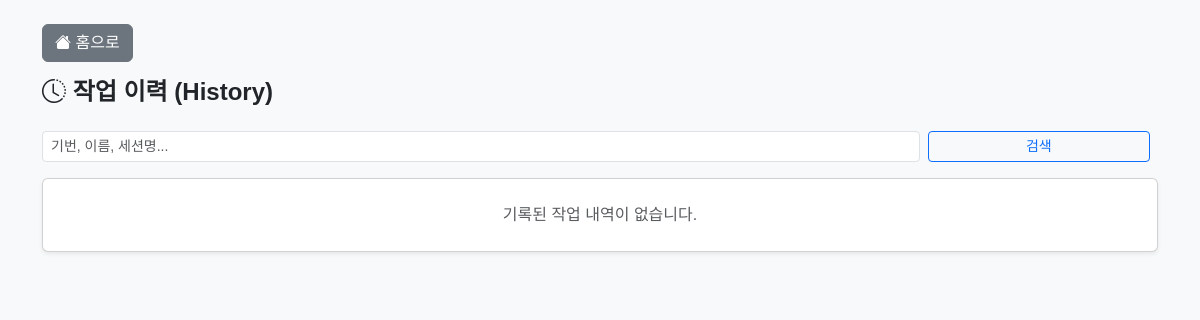
Before: /history/ with the older database file.
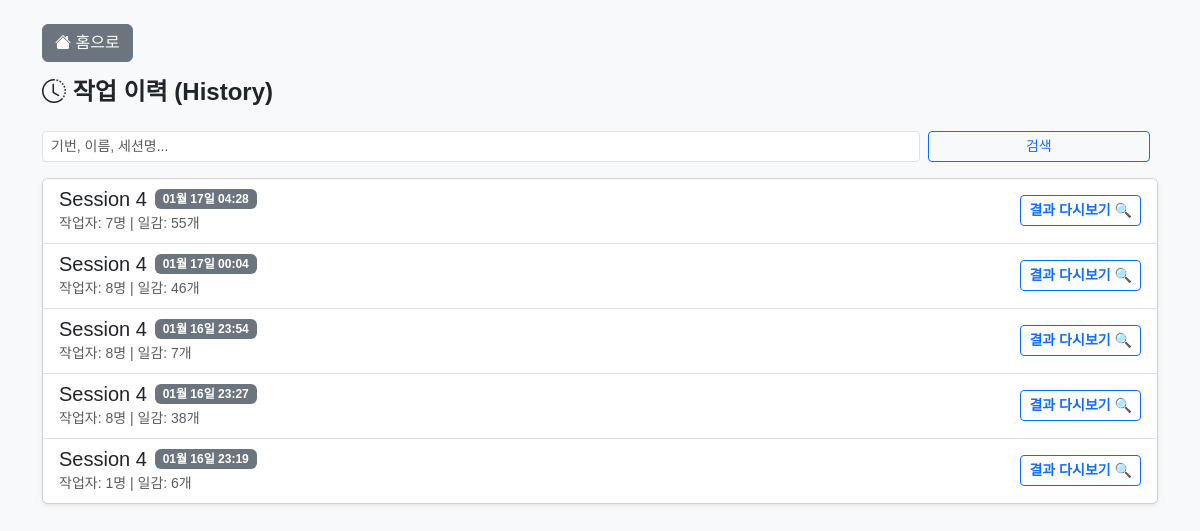
After: the same page with the newer database file.
### manning/models.py (models this page shows, shortened)
class WorkSession(models.Model):
    name = models.CharField(max_length=100, verbose_name="세션 이름") # 예: Section A
    created_at = models.DateTimeField(auto_now_add=True) # 만든 날짜
    is_active = models.BooleanField(default=True)

### manning/views.py (the view)
# urls.py: path('history/', views.HistoryView.as_view(), name='history'),
class HistoryView(View):
    def get(self, request):
        history_list = WorkSession.objects.filter(is_active=False).order_by('-created_at')
        query = request.GET.get('q')
        if query:
            history_list = history_list.filter(
                Q(name__icontains=query) |                  # 세션 이름 검색
                Q(workitem__gibun_input__icontains=query) | # 기번 검색 (일감)
                Q(worker__name__icontains=query)            # 작업자 이름 검색 (명단)
            ).distinct() # 중복 제거 (한 세션에 검색된 작업자가 여러 명일 경우 대비)
        return render(request, 'manning/history.html', {'history_list': history_list})

### manning/templates/manning/history.html (shortened to what this page needs)
<!DOCTYPE html>
<html lang="ko">
    <head>
        <link
            href="https://cdn.jsdelivr.net/npm/bootstrap@5.3.0/dist/css/bootstrap.min.css"
            rel="stylesheet"
        />
        <link
            rel="stylesheet"
            href="https://cdn.jsdelivr.net/npm/bootstrap-icons@1.11.3/font/bootstrap-icons.min.css"
        />
        <link
            rel="stylesheet"
            as="style"
            crossorigin
            href="https://cdn.jsdelivr.net/gh/orioncactus/pretendard@v1.3.9/dist/web/static/pretendard.min.css"
        />
    </head>
    <body class="bg-light p-4">
        <div class="container">
            <div class="d-flex justify-content-start align-items-center mb-3">
                <a href="{% url 'index' %}" class="btn btn-secondary">
                    <i class="bi bi-house-fill"></i> 홈으로
                </a>
            </div>
            <div class="d-flex justify-content-between align-items-center mb-3">
                <h4 class="fw-bold">
                    <i class="bi bi-clock-history"></i> 작업 이력 (History)
                </h4>
            </div>
            <div class="d-flex justify-content-between align-items-center mb-3">
                <div class="row gx-2 gy-2 w-100">
                    <div class="col">
                        <form method="GET" class="d-flex">
                            <input
                                type="text"
                                name="q"
                                class="form-control form-control-sm me-2"
                                placeholder="기번, 이름, 세션명..."
                                value="{{ request.GET.q|default:'' }}"
                            />
                            <button
                                type="submit"
                                class="btn btn-sm btn-outline-primary w-25"
                            >
                                검색
                            </button>
                        </form>
                    </div>
                </div>
            </div>
            <div class="card shadow-sm">
                <div class="list-group list-group-flush">
                    {% for session in history_list %}
                    <div
                        class="list-group-item d-flex justify-content-between align-items-center"
                    >
                        <div>
                            <div class="d-flex align-items-center gap-2">
                                <h5 class="mb-0">{{ session.name }}</h5>
                                <span class="badge bg-secondary"
                                    >{{ session.created_at|date:"m월 d일 H:i" }}</span
                                >
                            </div>
                            <small class="text-muted">
                                작업자: {{ session.worker_set.count }}명 | 일감:
                                {{ session.workitem_set.count }}개
                            </small>
                        </div>
                        <a
                            href="{% url 'result_view' session.id %}"
                            class="btn btn-sm btn-outline-primary fw-bold"
                        >
                            결과 다시보기 🔍
                        </a>
                    </div>
                    {% empty %}
                    <div class="p-4 text-center text-muted">
                        기록된 작업 내역이 없습니다.
                    </div>
                    {% endfor %}
                </div>
            </div>
        </div>
    </body>
</html>

### manning/templates/manning/history.html (style rules this page uses)
body { font-family: "Pretendard", sans-serif; }

Changed rows visible on the page:
added WorkSession: name "Session 4", created_at "01월 17일 04:28", worker_set.count "7", workitem_set.count "55"
added WorkSession: name "Session 4", created_at "01월 17일 00:04", worker_set.count "8", workitem_set.count "46"
added WorkSession: name "Session 4", created_at "01월 16일 23:54", worker_set.count "8", workitem_set.count "7"
added WorkSession: name "Session 4", created_at "01월 16일 23:27", worker_set.count "8", workitem_set.count "38"
added WorkSession: name "Session 4", created_at "01월 16일 23:19", worker_set.count "1", workitem_set.count "6"
Other visible differences:
text no longer shown: "기록된 작업 내역이 없습니다."
